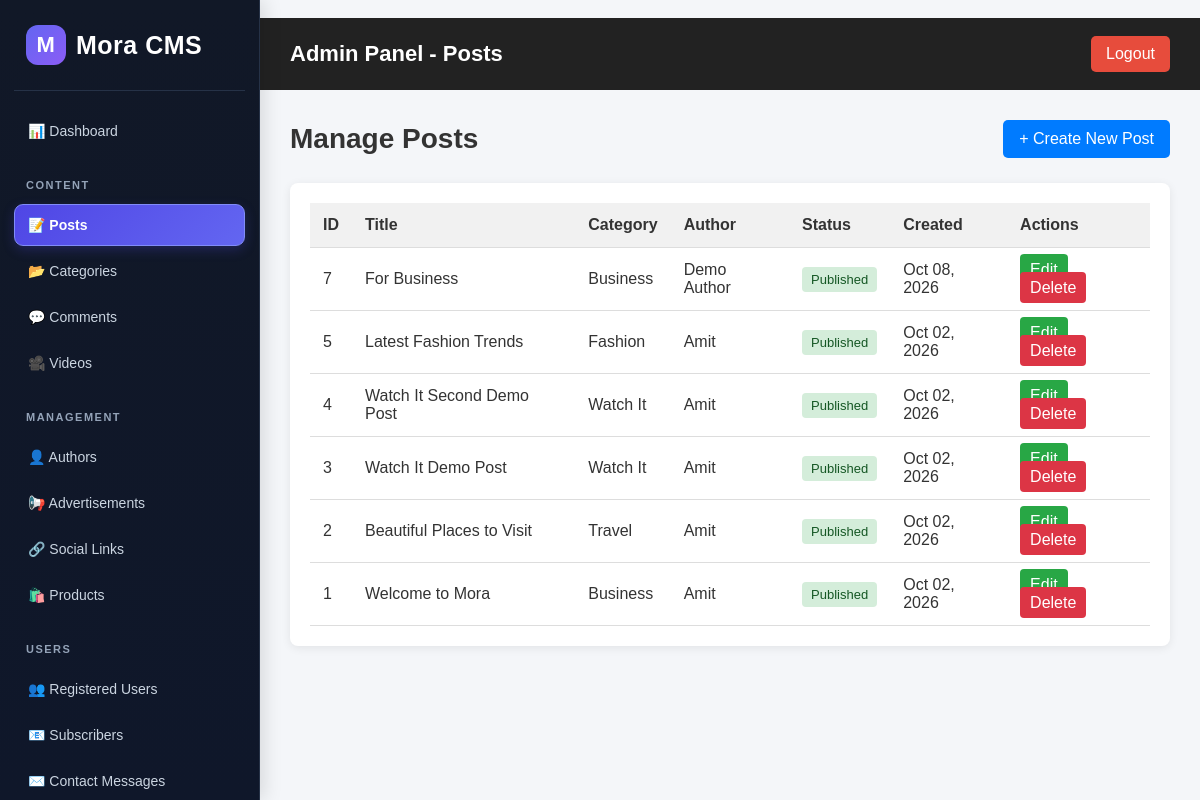
The page /admin/posts/index.php (signed in) on the database its author committed.
### tables this page shows
CREATE TABLE `posts` (
  `id` int(11) NOT NULL AUTO_INCREMENT,
  `title` varchar(255) NOT NULL,
  `slug` varchar(255) NOT NULL,
  `excerpt` text DEFAULT NULL,
  `content` text NOT NULL,
  `image` varchar(255) DEFAULT NULL,
  `category_id` int(11) NOT NULL,
  `author_id` int(11) DEFAULT NULL,
  `status` varchar(20) DEFAULT 'published',
  `created_at` timestamp NOT NULL DEFAULT current_timestamp(),
  `updated_at` timestamp NOT NULL DEFAULT current_timestamp() ON UPDATE current_timestamp(),
  PRIMARY KEY (`id`),
  UNIQUE KEY `slug` (`slug`)
);

CREATE TABLE `categories` (
  `id` int(11) NOT NULL AUTO_INCREMENT,
  `name` varchar(100) NOT NULL,
  `slug` varchar(100) NOT NULL,
  PRIMARY KEY (`id`)
);

CREATE TABLE `users` (
  `id` int(11) NOT NULL AUTO_INCREMENT,
  `name` varchar(100) NOT NULL,
  `email` varchar(150) NOT NULL,
  `password` varchar(255) NOT NULL,
  `role` varchar(20) DEFAULT 'author',
  `created_at` timestamp NOT NULL DEFAULT current_timestamp(),
  PRIMARY KEY (`id`)
);

### admin/posts/index.php (the view, shortened to what this page needs)
<?php
include "../../includes/db.php";
$query = "
    SELECT
        p.id,
        p.title,
        p.status,
        p.created_at,
        c.name AS category_name,
        u.name AS author_name
    FROM posts p
    LEFT JOIN categories c ON p.category_id = c.id
    LEFT JOIN users u ON p.author_id = u.id
    ORDER BY p.created_at DESC
";
$result = mysqli_query($conn, $query);
?>
<!DOCTYPE html>
<html lang="en">
<head>
</head>
<body>
<?php include __DIR__ . '/../sidebar.php'; ?>
<div class="topbar">
    <h2>Admin Panel - Posts</h2>
    <a href="../logout.php">Logout</a>
</div>
<div class="container">
    <div class="header">
        <h1>Manage Posts</h1>
        <a href="create.php" class="btn">
            + Create New Post
        </a>
    </div>
    <div class="table-box">
        <table>
            <thead>
                <tr>
                    <th>ID</th>
                    <th>Title</th>
                    <th>Category</th>
                    <th>Author</th>
                    <th>Status</th>
                    <th>Created</th>
                    <th>Actions</th>
                </tr>
            </thead>
            <tbody>
            <?php if (mysqli_num_rows($result) > 0): ?>
                <?php while ($post = mysqli_fetch_assoc($result)): ?>
                    <tr>
                        <td>
                            <?php echo $post['id']; ?>
                        </td>
                        <td>
                            <?php echo htmlspecialchars($post['title']); ?>
                        </td>
                        <td>
                            <?php echo htmlspecialchars($post['category_name'] ?? 'N/A'); ?>
                        </td>
                        <td>
                            <?php echo htmlspecialchars($post['author_name'] ?? 'N/A'); ?>
                        </td>
                        <td>
                            <?php if ($post['status'] === 'published'): ?>
                                <span class="status published">
                                    Published
                                </span>
                            <?php else: ?>
                                <span class="status draft">
                                    Draft
                                </span>
                            <?php endif; ?>
                        </td>
                        <td>
                            <?php echo date("M d, Y", strtotime($post['created_at'])); ?>
                        </td>
                        <td>
                            <a
                                href="edit.php?id=<?php echo $post['id']; ?>"
                                class="edit"
                            >
                                Edit
                            </a>
                            <a
                                href="delete.php?id=<?php echo $post['id']; ?>"
                                class="delete"
                                onclick="return confirm('Are you sure you want to delete this post?');"
                            >
                                Delete
                            </a>
                        </td>
                    </tr>
                <?php endwhile; ?>
            <?php endif; ?>
            </tbody>
        </table>
    </div>
</div>
</body>
</html>

### admin/posts/index.php (style rules this page uses)
* { box-sizing: border-box; margin: 0; padding: 0; font-family: Arial, sans-serif; }
body { background: #f4f6f9; color: #333; }
.topbar { background: #222; color: white; padding: 18px 30px; display: flex; margin-left: 260px; justify-content: space-between; align-items: center; }
.topbar h2 { font-size: 22px; }
.topbar a { color: white; text-decoration: none; background: #e74c3c; padding: 9px 15px; border-radius: 5px; }
.container { margin-left: 260px; padding: 30px; }
.header { display: flex; justify-content: space-between; align-items: center; margin-bottom: 25px; }
.header h1 { font-size: 28px; }
.btn { text-decoration: none; color: white; background: #007bff; padding: 10px 16px; border-radius: 5px; display: inline-block; }
.table-box { background: white; padding: 20px; border-radius: 8px; box-shadow: 0 2px 10px rgba(0,0,0,0.08); overflow-x: auto; }
table { width: 100%; border-collapse: collapse; }
th, td { padding: 13px; border-bottom: 1px solid #ddd; text-align: left; }
th { background: #f1f1f1; }
.status { padding: 5px 9px; border-radius: 4px; font-size: 13px; }
.published { background: #d4edda; color: #155724; }
.edit { background: #28a745; color: white; padding: 7px 10px; text-decoration: none; border-radius: 4px; }
.delete { background: #dc3545; color: white; padding: 7px 10px; text-decoration: none; border-radius: 4px; }

### rows shown on the page
posts: id "7", title "For Business", category.name "Business", users.name "Demo Author", status "Published", created_at "Oct 08, 2026"
posts: id "5", title "Latest Fashion Trends", category.name "Fashion", users.name "Amit", status "Published", created_at "Oct 02, 2026"
posts: id "4", title "Watch It Second Demo Post", category.name "Watch It", users.name "Amit", status "Published", created_at "Oct 02, 2026"
posts: id "3", title "Watch It Demo Post", category.name "Watch It", users.name "Amit", status "Published", created_at "Oct 02, 2026"
posts: id "2", title "Beautiful Places to Visit", category.name "Travel", users.name "Amit", status "Published", created_at "Oct 02, 2026"
posts: id "1", title "Welcome to Mora", category.name "Business", users.name "Amit", status "Published", created_at "Oct 02, 2026"
